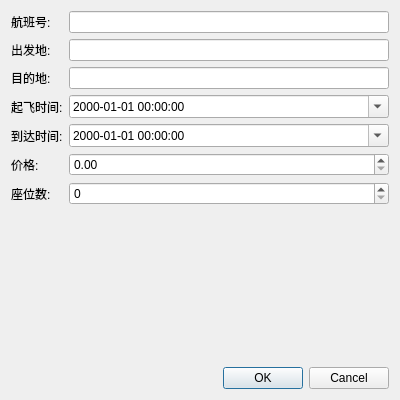
<?xml version="1.0" encoding="UTF-8"?>
<ui version="4.0">
 <class>FlightDialog</class>
 <widget class="QDialog" name="FlightDialog">
  <property name="geometry">
   <rect>
    <x>0</x>
    <y>0</y>
    <width>400</width>
    <height>400</height>
   </rect>
  </property>
  <property name="windowTitle">
   <string>添加/编辑航班</string>
  </property>
  <layout class="QVBoxLayout" name="verticalLayout">
   <item>
    <layout class="QFormLayout" name="formLayout">
     <item row="0" column="0">
      <widget class="QLabel" name="label">
       <property name="text">
        <string>航班号:</string>
       </property>
      </widget>
     </item>
     <item row="0" column="1">
      <widget class="QLineEdit" name="txtFlightNum"/>
     </item>
     <item row="1" column="0">
      <widget class="QLabel" name="label_2">
       <property name="text">
        <string>出发地:</string>
       </property>
      </widget>
     </item>
     <item row="1" column="1">
      <widget class="QLineEdit" name="txtOrigin"/>
     </item>
     <item row="2" column="0">
      <widget class="QLabel" name="label_3">
       <property name="text">
        <string>目的地:</string>
       </property>
      </widget>
     </item>
     <item row="2" column="1">
      <widget class="QLineEdit" name="txtDest"/>
     </item>
     <item row="3" column="0">
      <widget class="QLabel" name="label_4">
       <property name="text">
        <string>起飞时间:</string>
       </property>
      </widget>
     </item>
     <item row="3" column="1">
      <widget class="QDateTimeEdit" name="dtpTime">
       <property name="displayFormat">
        <string>yyyy-MM-dd HH:mm:ss</string>
       </property>
       <property name="calendarPopup">
        <bool>true</bool>
       </property>
      </widget>
     </item>
     <item row="4" column="0">
      <widget class="QLabel" name="label_arrival">
       <property name="text">
        <string>到达时间:</string>
       </property>
      </widget>
     </item>
     <item row="4" column="1">
      <widget class="QDateTimeEdit" name="dtpArrivalTime">
       <property name="displayFormat">
        <string>yyyy-MM-dd HH:mm:ss</string>
       </property>
       <property name="calendarPopup">
        <bool>true</bool>
       </property>
      </widget>
     </item>
     <item row="5" column="0">
      <widget class="QLabel" name="label_5">
       <property name="text">
        <string>价格:</string>
       </property>
      </widget>
     </item>
     <item row="5" column="1">
      <widget class="QDoubleSpinBox" name="spinPrice">
       <property name="maximum">
        <double>99999.990000000005239</double>
       </property>
      </widget>
     </item>
     <item row="6" column="0">
      <widget class="QLabel" name="label_6">
       <property name="text">
        <string>座位数:</string>
       </property>
      </widget>
     </item>
     <item row="6" column="1">
      <widget class="QSpinBox" name="spinSeats">
       <property name="maximum">
        <number>1000</number>
       </property>
      </widget>
     </item>
    </layout>
   </item>
   <item>
    <widget class="QDialogButtonBox" name="buttonBox">
     <property name="standardButtons">
      <set>QDialogButtonBox::Cancel|QDialogButtonBox::Ok</set>
     </property>
    </widget>
   </item>
  </layout>
 </widget>
 <resources/>
 <connections>
  <connection>
   <sender>buttonBox</sender>
   <signal>accepted()</signal>
   <receiver>FlightDialog</receiver>
   <slot>accept()</slot>
   <hints>
    <hint type="sourcelabel">
     <x>248</x>
     <y>254</y>
    </hint>
    <hint type="destinationlabel">
     <x>157</x>
     <y>274</y>
    </hint>
   </hints>
  </connection>
  <connection>
   <sender>buttonBox</sender>
   <signal>rejected()</signal>
   <receiver>FlightDialog</receiver>
   <slot>reject()</slot>
   <hints>
    <hint type="sourcelabel">
     <x>316</x>
     <y>260</y>
    </hint>
    <hint type="destinationlabel">
     <x>286</x>
     <y>274</y>
    </hint>
   </hints>
  </connection>
 </connections>
</ui>
